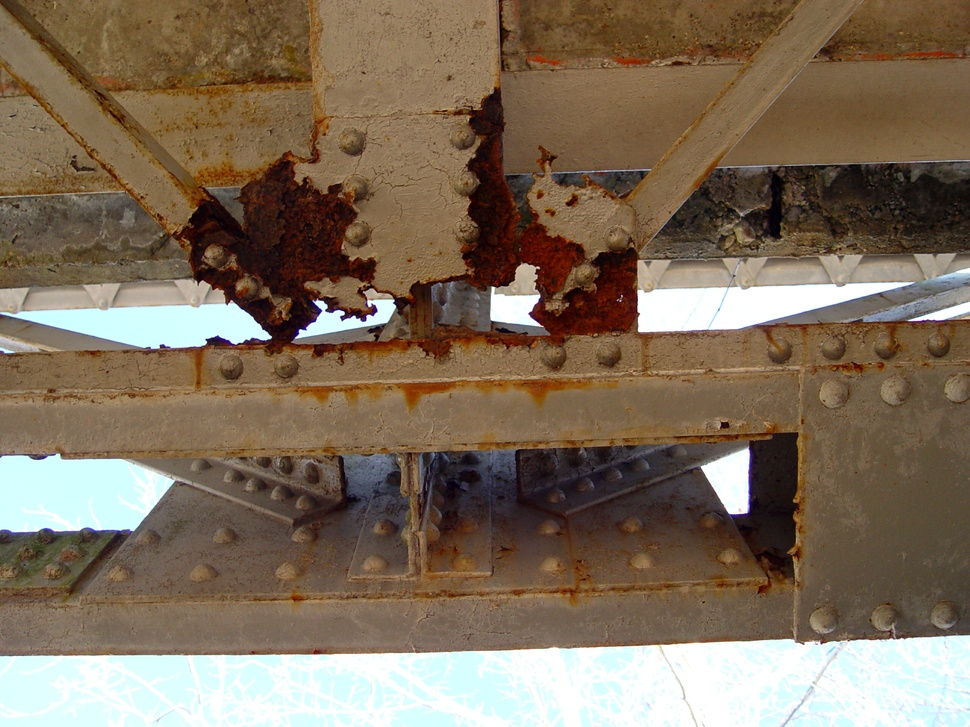
%> input picture matlabCode/seg/bridge.jpg, 970 x 727 px, shrunk from 2560 x 1920 before the run
$ octave seg.m   (GNU Octave 9; MATLAB toolbox functions it lacks are replaced by stand-ins)
%> lines starting %> are read from the running program, lines starting %| are printed output that depends on the picture; in (x1, y1, x2, y2) boxes, pixels count from 0 and x2, y2 are one past the last pixel; in counts of white or black regions, pixels touching at a corner belong together; the program's own positions count from 1
% This is a program for extracting objects from an image. Written for vehicle number plate segmentation and extraction
% Authors : Jeny Rajan, Chandrashekar P S
% U can use attached test image for testing
% input - give the image file name as input. eg :- car3.jpg
clc;
clear all;
%k=input('Enter the file name','s'); % input image; color image
im=imread('bridge.jpg');
%> im is the input picture: size 727x970x3 uint8; mean R, G, B 127.6, 110.5, 91.1
im1=rgb2gray(im);
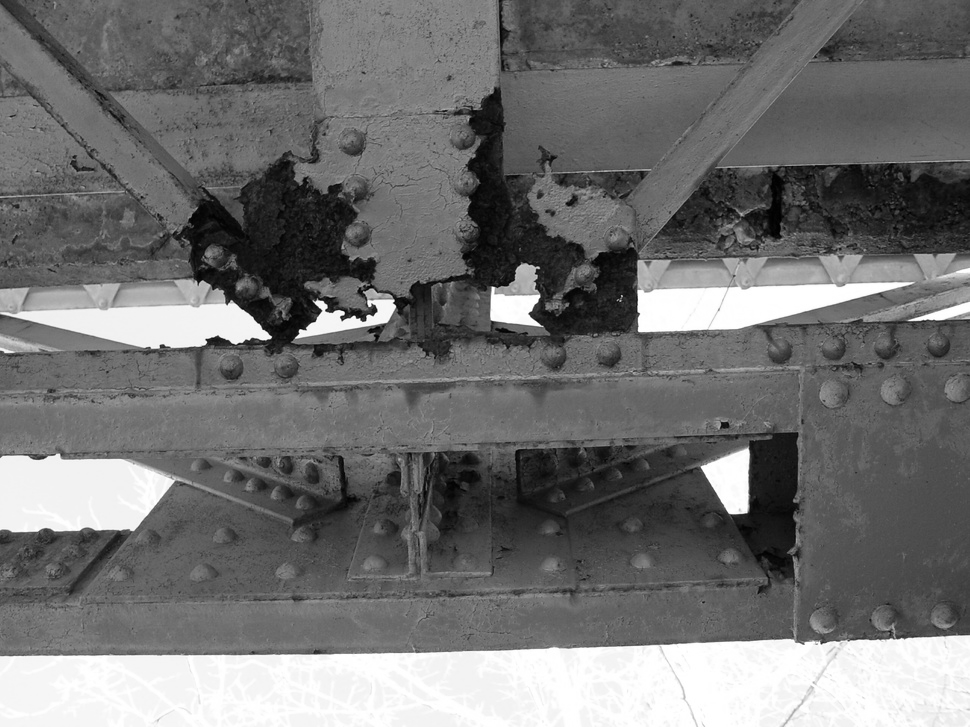
%> im1: size 727x970 uint8; min 0, max 255, mean 113.4
im1=medfilt2(im1,[3 3]); %Median filtering the image to remove noise%
BW = edge(im1,'sobel'); %finding edges
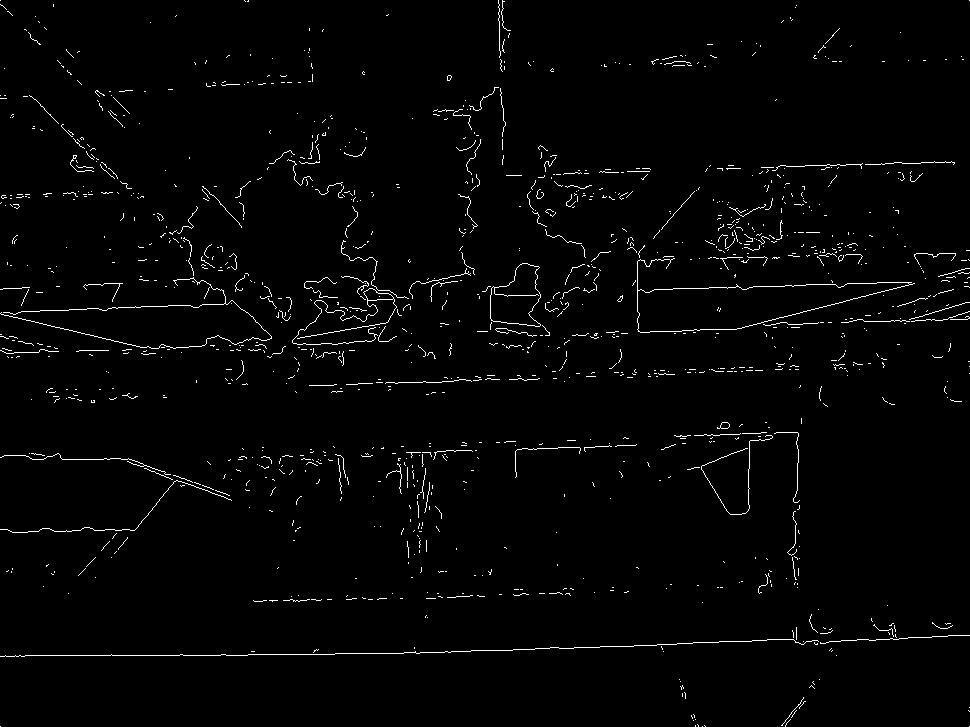
%> BW: size 727x970 logical; 1.8% white in thin lines or dots
[imx,imy]=size(BW);
%> imx = 727; imy = 970
msk=[0 0 0 0 0;
     0 1 1 1 0;
     0 1 1 1 0;
     0 1 1 1 0;
     0 0 0 0 0;];
B=conv2(double(BW),double(msk)); %Smoothing  image to reduce the number of connected components
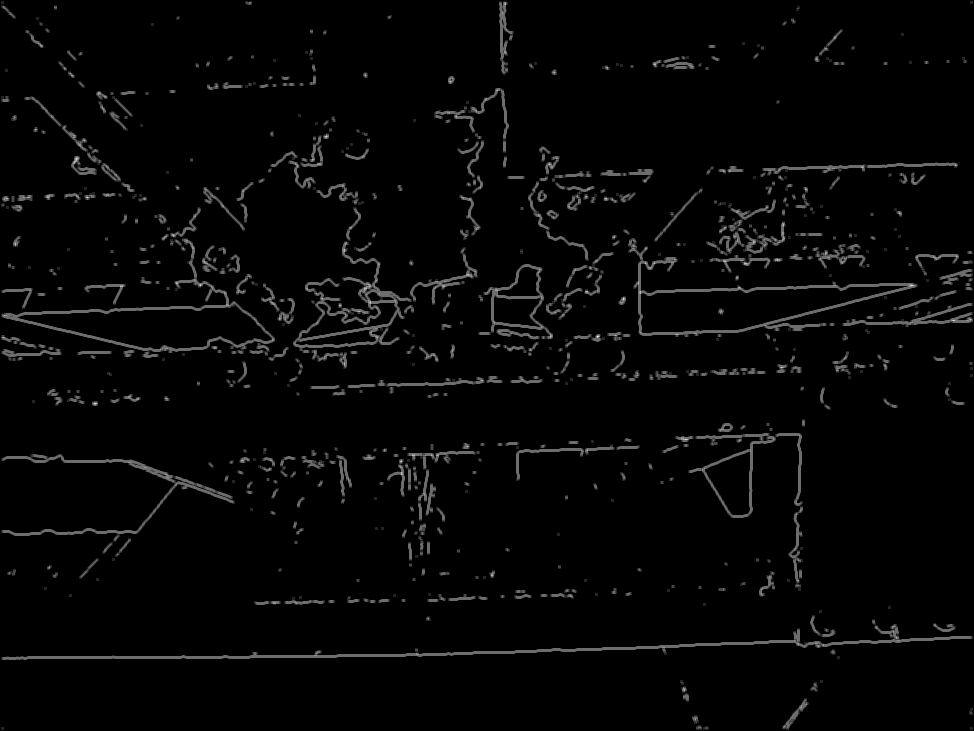
%> B: size 731x974 double; min 0, max 7, mean 0.16; drawn with min black and max white
L = bwlabel(B,8);% Calculating connected components
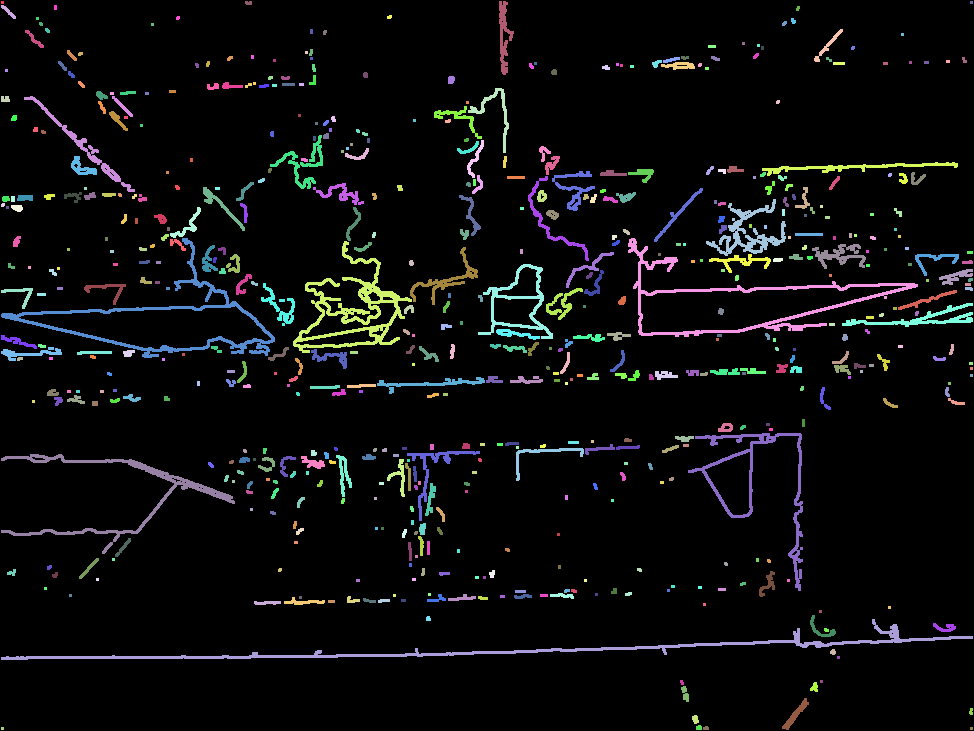
%> L: size 731x974 double; 582 distinct labels, from 0 to 581; one colour per label, 0 black
mx=max(max(L))
%> mx = 581
% There will be mx connected components.Here U can give a value between 1 and mx for L or in a loop you can extract all connected components
% If you are using the attached car image, by giving 17,18,19,22,27,28 to L you can extract the number plate completely.
[r,c] = find(L==17);
%> r = 31 values from 116 to 121; c = 31 values from 12 to 17
rc = [r c];
%> rc = 31 rows, first 12: [119 12; 120 12; 121 12; 117 13; 118 13; 119 13; 120 13; 121 13; 116 14; 117 14; 118 14; 119 14]
[sx sy]=size(rc);
%> sx = 31; sy = 2
n1=zeros(imx,imy);
for i=1:sx
    x1=rc(i,1);
    y1=rc(i,2);
    n1(x1,y1)=255;
end % Storing the extracted image in an array
%> this loop made 31 passes
%> (x1, y1) on passes 1 to 12: (119, 12), (120, 12), (121, 12), (117, 13), (118, 13), (119, 13), (120, 13), (121, 13), (116, 14), (117, 14), (118, 14), (119, 14)
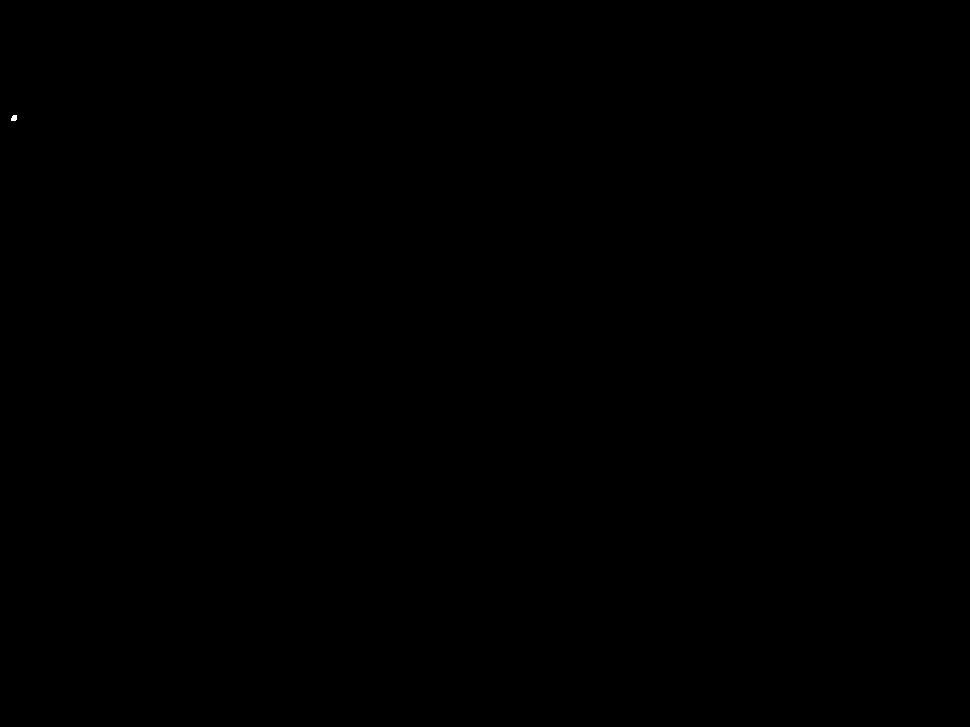
%> n1: size 727x970 double; 0% white; 1 white region, box (x1, y1, x2, y2) and area: (11, 115, 17, 121) 31
figure,imshow(im);
figure,imshow(im1);
figure,imshow(B);
%> after `imshow(B)`:
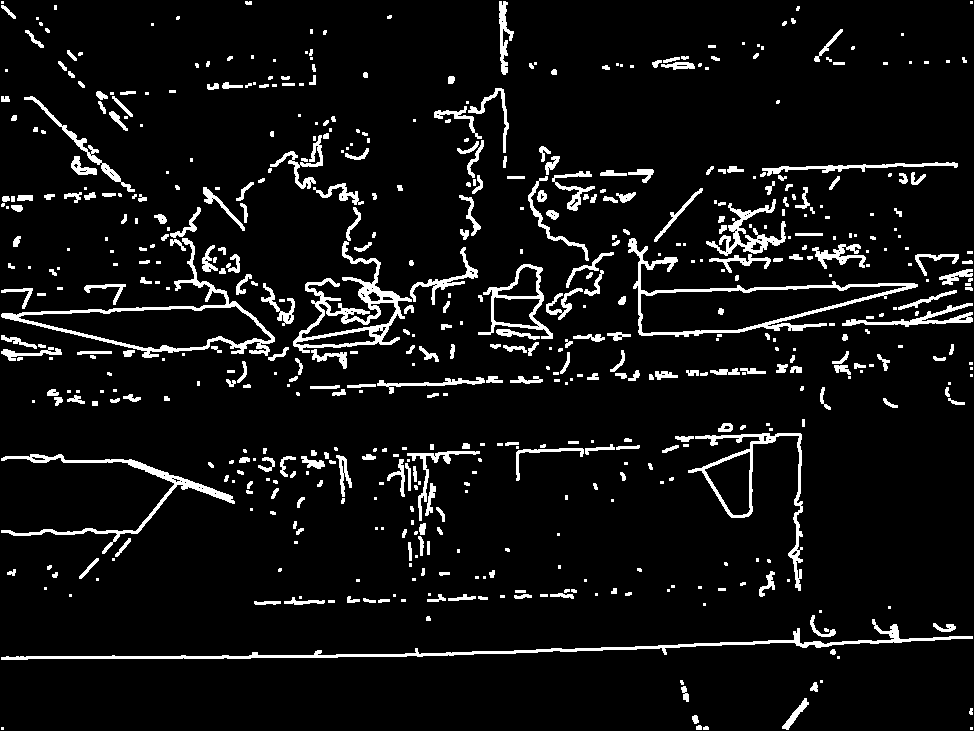
%> displayed picture: size 731x974, on the screen's scale of 0 to 255; 7% white; 581 white regions (241 under 20 px), largest, box (x1, y1, x2, y2) and area: (1, 619, 973, 660) 3420, (293, 241, 412, 353) 2904, (628, 238, 918, 337) 2801
figure,imshow(n1,[]);
